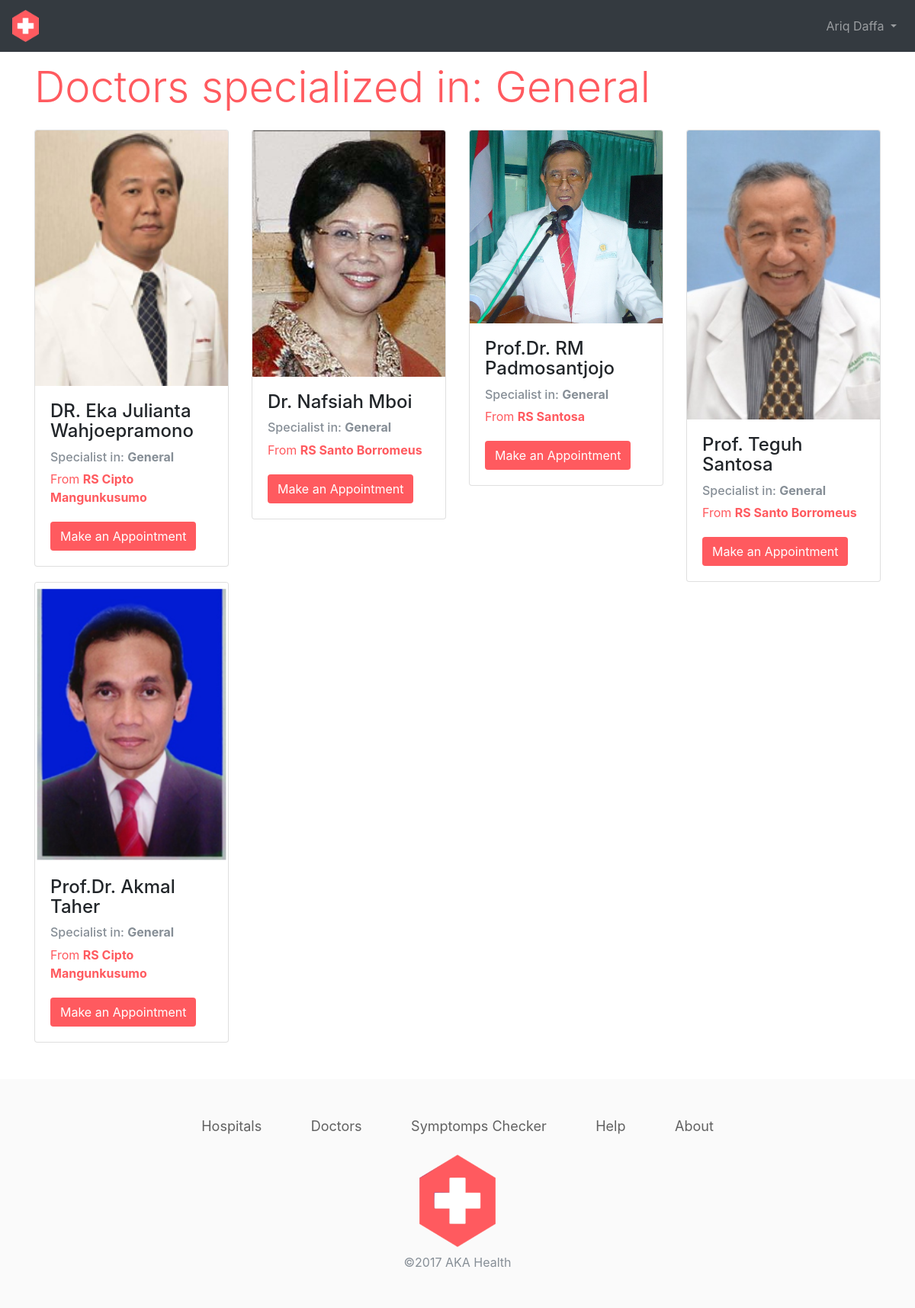
The app's page /expertise/detail_expertise.php?expertise=General (signed in) with its own data.
### tables this page shows
CREATE TABLE `dokter` (
  `id_dok` int(11) NOT NULL,
  `id_rs` int(5) NOT NULL,
  `nama_dok` varchar(50) NOT NULL,
  `keahlian` text NOT NULL,
  `no_telp` varchar(13) NOT NULL,
  `gambar` varchar(30) NOT NULL
);

CREATE TABLE `rumahsakit` (
  `id_rs` int(11) NOT NULL,
  `nama_rs` varchar(50) NOT NULL,
  `alamat` text NOT NULL,
  `no_telp` varchar(13) NOT NULL,
  `gambar` varchar(30) DEFAULT NULL,
  `id_lokasi` int(11) DEFAULT NULL
);

### expertise/detail_expertise.php (the view, shortened to what this page needs)
<?php
include "../config.php";
$expertise = $_GET['expertise'];
$query ="SELECT dokter.*, rumahsakit.nama_rs FROM dokter join rumahsakit on dokter.id_rs = rumahsakit.id_rs WHERE keahlian ='$expertise'";
$result = mysqli_query($db, $query);
?>
<!DOCTYPE html>
<html>
<head>
    <link rel="stylesheet" href="../assets/css/bootstrap.min.css">
    <link rel="stylesheet" href="../assets/css/style.css">
</head>
<body>
<nav class="navbar navbar-expand-lg navbar-dark bg-dark">
    <a class="navbar-brand" href="../index.php">
        <img src="../assets/img/logohospital.png" alt="logo aka hospital"
             width="35">
    </a>
    <div class="collapse navbar-collapse" id="navbarSupportedContent">
        <ul class="navbar-nav ml-auto">
            <?php if (array_key_exists('login_user', $_SESSION)) { ?>
                <li class="nav-item dropdown">
                    <a class="nav-link dropdown-toggle" href="#" id="navbarDropdown" role="button" data-toggle="dropdown"
                       aria-haspopup="true" aria-expanded="false">
                        <?php echo $_SESSION['login_user']['nama'] ?>
                    </a>
                </li>
            <?php } ?>
        </ul>
    </div>
</nav>
<div class="app pt-3">
    <div class="container">
        <div class="row">
            <div class="col-12">
                <h1 class="title display-4">Doctors specialized in: <?php echo $expertise ?></h1>
            </div>
        </div>
        <div class="row mt-3">
            <?php while ($baris = mysqli_fetch_assoc($result)) { ?>
                <div class="col-3">
                    <div class="card">
                        <img class="card-img-top" src="../assets/img/<?php echo $baris['gambar'] ?>">
                        <div class="card-body">
                            <h4 class="card-title"><?php echo $baris['nama_dok'] ?></h4>
                            <h6 class="card-subtitle my-2 text-muted">Specialist in: <b><?php echo $baris['keahlian'] ?></b></h6>
                            <p class="card-text title">From <a href="hospital/detail_hospital.php?nama_rs=<?php echo $baris['nama_rs'] ?>"><?php echo $baris['nama_rs'] ?></a></p>
                            <a href="#" class="btn btn-aka mt-1 btn-fluid">Make an Appointment</a>
                        </div>
                    </div>
                </div>
            <?php } ?>
        </div>
    </div>
</div>
<div class="footer">
    <div class="container">
        <div class="row">
            <div class="col">
                <div class="text-center">
                    <a href="#" class="aka">Hospitals</a>
                    <a href="#" class="aka">Doctors</a>
                    <a href="#" class="aka">Symptomps Checker</a>
                    <a href="#" class="aka">Help</a>
                    <a href="#" class="aka">About</a>
                </div>
            </div>
        </div>
        <div class="row">
            <div class="col">
                <img src="../assets/img/logohospital.png" alt="logo aka hospital"
                     width="100" class="mt-4">
                <p class="text-secondary text-center mt-2">&copy;2017 AKA Health</p>
            </div>
        </div>
    </div>
</div>
</body>
</html>

### assets/css/style.css (style rules this page uses)
body { background-color: #ffffff; }
.title { color: #FF5A5F; }
.title a { font-weight: bold; color: #FF5A5F; }
.btn.btn-aka { background-color: #FF5A5F; color: #ffffff; }
.footer { background: #FAFAFA; margin-top: 3em; padding: 3em 0 2em 0; }
.footer a { margin: 30px; color: #616161; font-size: 18px; }
.footer img { display: block; margin: 0 auto; }

### records on screen
dokter: gambar (picture), nama_dok "DR. Eka Julianta Wahjoepramono", keahlian "General", id_rs.nama_rs "RS Cipto Mangunkusumo"
dokter: gambar (picture), nama_dok "Dr. Nafsiah Mboi", keahlian "General", id_rs.nama_rs "RS Santo Borromeus"
dokter: gambar (picture), nama_dok "Prof.Dr. RM Padmosantjojo", keahlian "General", id_rs.nama_rs "RS Santosa"
dokter: gambar (picture), nama_dok "Prof. Teguh Santosa", keahlian "General", id_rs.nama_rs "RS Santo Borromeus"
dokter: gambar (picture), nama_dok "Prof.Dr. Akmal Taher", keahlian "General", id_rs.nama_rs "RS Cipto Mangunkusumo"

### other values on screen
$_SESSION['login_user']['nama'] "Ariq Daffa"
$expertise "General"
